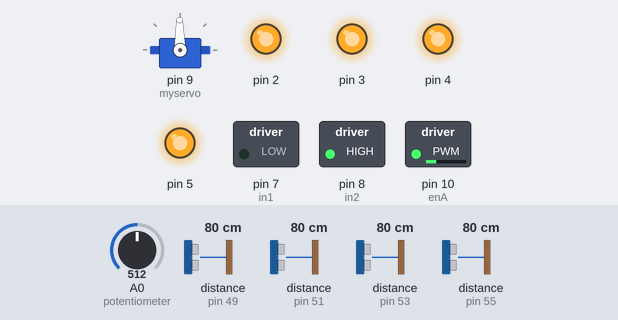
Simulated run of this sketch. Board: Arduino Uno, built with avr-gcc and run on an emulated ATmega328P. Shown: servo, switched loads named in the sketch (green lamp = pin HIGH), output pins drawn as LEDs (lit = HIGH). The inputs (shaded band) are chosen by the test bench; at power-on: distance to the obstacle (sensors on pin 49, pin 51, pin 53, pin 55) 80 cm, A0 (potentiometer) = 512. What the sketch prints to the serial monitor is not drawn.

Above: at 2.8 s.
2.9 s: distance to the obstacle (sensor on pin 49) set to 16 cm
4.4 s: distance to the obstacle (sensor on pin 49) set to 12 cm
At 5.6 s:
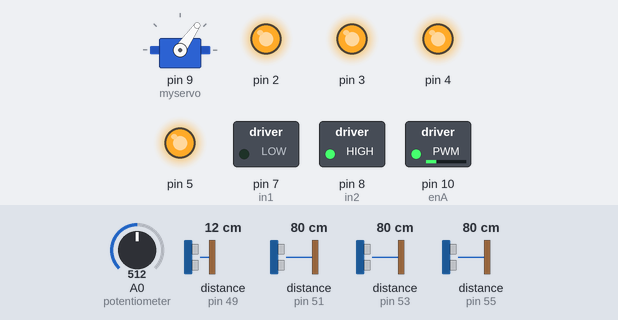
5.9 s: distance to the obstacle (sensor on pin 51) set to 2 cm
At 6.7 s:
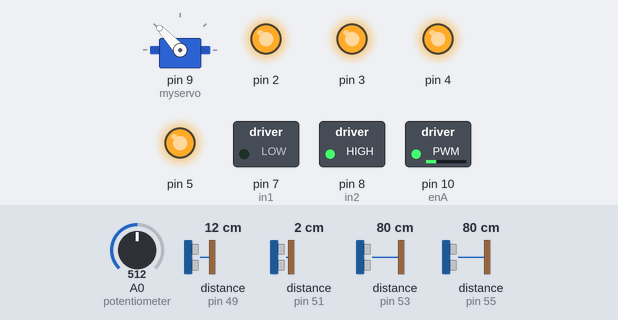
7.4 s: distance to the obstacle (sensor on pin 51) set to 18 cm
At 8.6 s:
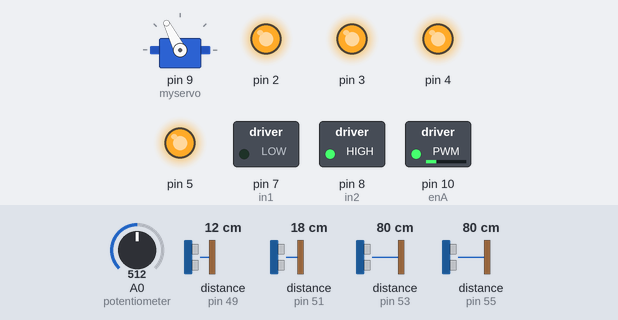
8.9 s: distance to the obstacle (sensor on pin 51) set to 60 cm
At 9.6 s:
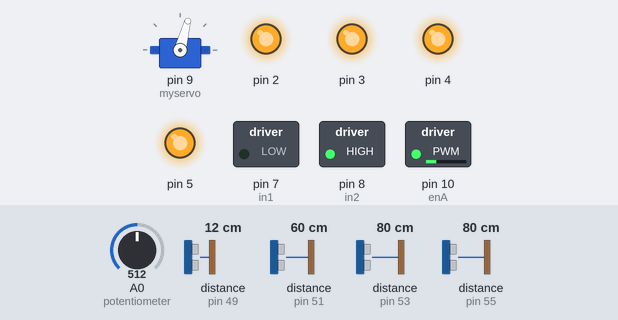
10.4 s: distance to the obstacle (sensor on pin 51) set to 120 cm
At 11.7 s:
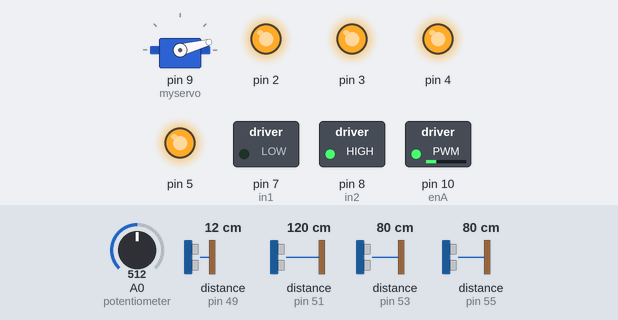
Timing chart, 0 to 12.9 s (numbered marks = the images above; inputs shaded):
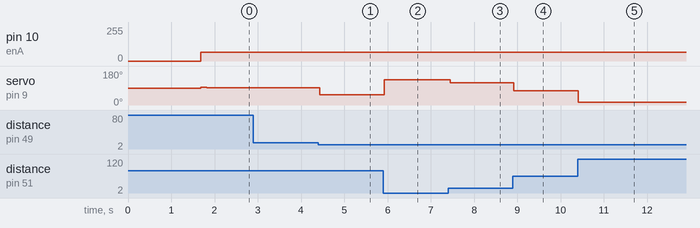

The sketch:

Bil_kod_v1_2.ino
```cpp
#include <Servo.h>
#include <Wire.h>
#include <VL53L1X.h>

//inställningar för motor
#define enA 10
#define in1 7
#define in2 8
#define button 11
int rotDirection = 0;
int pressed = false;

//deklarerar sensorer
VL53L1X left_90;
VL53L1X left_45;
VL53L1X right_45;
VL53L1X right_90;
VL53L1X sensor5;


Servo myservo;  //Skapar ett servoobjekt som kontrollerar servot
int pos;

/* ---  S E T  U P ---  */
void setup()
{
  //deklarerar sensor pins
  pinMode(2, OUTPUT);
  pinMode(3, OUTPUT);
  pinMode(4, OUTPUT);
  pinMode(5, OUTPUT);
  //pinMode(6, OUTPUT);
  myservo.attach(9);  //kopplar servot till pin 9 på arduinon

  //deklarerar motor pins
  pinMode(enA, OUTPUT);
  pinMode(in1, OUTPUT);
  pinMode(in2, OUTPUT);
  pinMode(button, INPUT);
  // Set initial rotation direction
  digitalWrite(in1, LOW);
  digitalWrite(in2, HIGH);

  digitalWrite(2, LOW);
  digitalWrite(3, LOW);
  digitalWrite(4, LOW);
  digitalWrite(5, LOW);
  //digitalWrite(6, LOW);


 // Initalisiert I2C
  delay(500);
  Wire.begin();
  Wire.beginTransmission(0x29);
  Serial.begin (9600);

  digitalWrite(2, HIGH);
  delay(150);
  Serial.println("00");
  left_90.init();
  Serial.println("01");
  delay(100);
  left_90.setAddress(0x31);
  Serial.println("02");

/*
//Tror att den första sensorn räknas som standard och behöver inte tilldelas en adress?
  digitalWrite(2, HIGH);
  delay(150);
  Serial.println("09");
  left_90.init();
  Serial.println("10");
  delay(100);
*/
// Detta ger sensorn kopplad till pin 3 (sensor2) adressen 0x33
  digitalWrite(3,HIGH);
  delay(150);
  left_45.init();
  Serial.println("01");
  delay(100);
  left_45.setAddress(0x33);
  Serial.println("02");

digitalWrite(4,HIGH);
  delay(150);
  right_45.init();
  Serial.println("03");
  delay(100);
  right_45.setAddress(0x35);
  Serial.println("04");

  digitalWrite(5,HIGH);
  delay(150);
  right_90.init();
  Serial.println("05");
  delay(100);
  right_90.setAddress(0x37);
  Serial.println("06");

/*
  digitalWrite(6,HIGH);
  delay(150);
  sensor5.init();
  Serial.println("07");
  delay(100);
  sensor5.setAddress(0x39);
  Serial.println("08");
  */


  left_90.setDistanceMode(VL53L1X::Short);
  left_90.setMeasurementTimingBudget(50000);
  left_90.startContinuous(50);
  left_90.setTimeout(100);

  left_45.setDistanceMode(VL53L1X::Short);
  left_45.setMeasurementTimingBudget(50000);
  left_45.startContinuous(50);
  left_45.setTimeout(100);

  right_45.setDistanceMode(VL53L1X::Short);
  right_45.setMeasurementTimingBudget(50000);
  right_45.startContinuous(50);
  right_45.setTimeout(100);

  right_90.setDistanceMode(VL53L1X::Short);
  right_90.setMeasurementTimingBudget(50000);
  right_90.startContinuous(50);
  right_90.setTimeout(100);

  /*
  sensor5.setDistanceMode(VL53L1X::short);
  sensor5.setMeasurementTimingBudget(50000);
  sensor5.startContinuous(50);
  sensor5.setTimeout(100);
  */

  delay(150);
  Serial.println("addresses set");

  Serial.println ("I2C scanner. Scanning ...");
  byte count = 0;


  for (byte i = 1; i < 120; i++)
  {

    Wire.beginTransmission (i);
    if (Wire.endTransmission () == 0)
    {
      Serial.print ("Found address: ");
      Serial.print (i, DEC);
      Serial.print (" (0x");
      Serial.print (i, HEX);
      Serial.println (")");
      count++;
      delay (1);  // maybe unneeded?
    } // end of good response
  } // end of for loop
  Serial.println ("Done.");
  Serial.print ("Found ");
  Serial.print (count, DEC);
  Serial.println (" device(s).");

  myservo.write(95);
}

/* ---  M A I N  L O O P --- */
void loop()
{


int hast=150;
 //Motorfunktionen
  int potValue = analogRead(A0); // Read potentiometer value
  int pwmOutput = map(potValue, 0, 2000, 0 , 255); // Map the potentiometer value from 0 to 255
  analogWrite(enA, pwmOutput); // Send PWM signal to L298N Enable pin


  //Styrfunktionen
  while(left_45.read()<350 ||  left_90.read()<140)
  {
    int left=left_45.read();
    int L=map(left,0,350,135,100);
    myservo.write(L);
    //Serial.println("högersväng");
  }

  while(right_45.read()<350 || right_90.read()<140)
  {
    int right=right_45.read();
    int R=map(right,0,350,60,85);
    myservo.write(R);
    //Serial.println("vänstersväng");
  }

 // while(left_45.read()>220 && right_45.read()>220)
  //{
    myservo.write(91);
    //Serial.println("Rakt fram!");
  //}


}
```

Measured:
- the behaviour switches between 14 and 13 cm on distance to the obstacle (sensor on pin 49) (found by bisection; images 0 and 1)
- after the input at 2.9 s, every drawn part: stays the same
- after the input at 4.4 s, servo on pin 9 (myservo): 91° → 55° at once
- after the input at 5.9 s, servo on pin 9 (myservo): 55° → 133° at once
- after the input at 7.4 s, servo on pin 9 (myservo): 133° → 117° after 0.06 s
- after the input at 8.9 s, servo on pin 9 (myservo): 117° → 75° at once
- after the input at 10.4 s, servo on pin 9 (myservo): 75° → 15° at once
